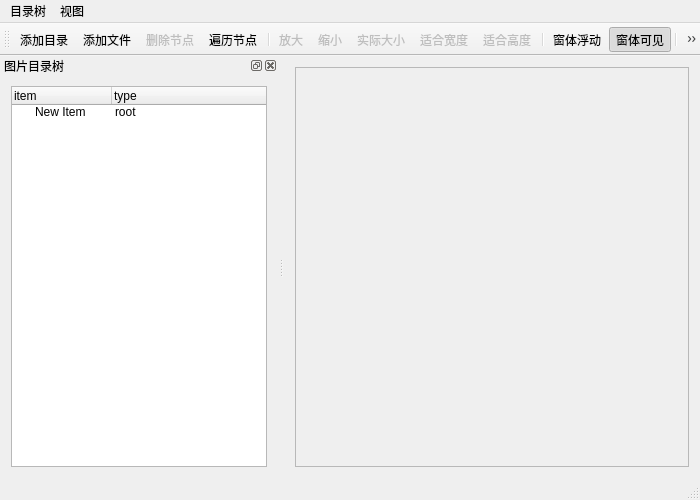
<?xml version="1.0" encoding="UTF-8"?>
<ui version="4.0">
 <class>MainWindow</class>
 <widget class="QMainWindow" name="MainWindow">
  <property name="geometry">
   <rect>
    <x>0</x>
    <y>0</y>
    <width>700</width>
    <height>500</height>
   </rect>
  </property>
  <property name="minimumSize">
   <size>
    <width>700</width>
    <height>500</height>
   </size>
  </property>
  <property name="windowTitle">
   <string>MainWindow</string>
  </property>
  <widget class="QWidget" name="centralWidget">
   <layout class="QGridLayout" name="gridLayout_2">
    <item row="0" column="0">
     <widget class="QScrollArea" name="scrollArea">
      <property name="widgetResizable">
       <bool>true</bool>
      </property>
      <property name="alignment">
       <set>Qt::AlignCenter</set>
      </property>
      <widget class="QWidget" name="scrollAreaWidgetContents">
       <property name="geometry">
        <rect>
         <x>0</x>
         <y>0</y>
         <width>417</width>
         <height>405</height>
        </rect>
       </property>
       <layout class="QGridLayout" name="gridLayout_3">
        <item row="0" column="0">
         <widget class="QLabel" name="label">
          <property name="text">
           <string/>
          </property>
          <property name="alignment">
           <set>Qt::AlignCenter</set>
          </property>
         </widget>
        </item>
       </layout>
      </widget>
     </widget>
    </item>
   </layout>
  </widget>
  <widget class="QMenuBar" name="menuBar">
   <property name="geometry">
    <rect>
     <x>0</x>
     <y>0</y>
     <width>700</width>
     <height>17</height>
    </rect>
   </property>
   <widget class="QMenu" name="menu">
    <property name="title">
     <string>目录树</string>
    </property>
    <addaction name="actAddFolder"/>
    <addaction name="actAddFiles"/>
    <addaction name="actScanItems"/>
    <addaction name="actDeleteItem"/>
    <addaction name="actQuit"/>
   </widget>
   <widget class="QMenu" name="menu_2">
    <property name="title">
     <string>视图</string>
    </property>
    <addaction name="actZoomIn"/>
    <addaction name="actZoomOut"/>
    <addaction name="actZoomRealSize"/>
    <addaction name="actZoomFitW"/>
    <addaction name="actZoomFitH"/>
    <addaction name="actDockVisible"/>
    <addaction name="actDockFloat"/>
   </widget>
   <addaction name="menu"/>
   <addaction name="menu_2"/>
  </widget>
  <widget class="QToolBar" name="mainToolBar">
   <property name="toolButtonStyle">
    <enum>Qt::ToolButtonTextUnderIcon</enum>
   </property>
   <attribute name="toolBarArea">
    <enum>TopToolBarArea</enum>
   </attribute>
   <attribute name="toolBarBreak">
    <bool>false</bool>
   </attribute>
   <addaction name="actAddFolder"/>
   <addaction name="actAddFiles"/>
   <addaction name="actDeleteItem"/>
   <addaction name="actScanItems"/>
   <addaction name="separator"/>
   <addaction name="actZoomIn"/>
   <addaction name="actZoomOut"/>
   <addaction name="actZoomRealSize"/>
   <addaction name="actZoomFitW"/>
   <addaction name="actZoomFitH"/>
   <addaction name="separator"/>
   <addaction name="actDockFloat"/>
   <addaction name="actDockVisible"/>
   <addaction name="separator"/>
   <addaction name="actQuit"/>
  </widget>
  <widget class="QStatusBar" name="statusBar"/>
  <widget class="QDockWidget" name="dockWidget">
   <property name="maximumSize">
    <size>
     <width>500</width>
     <height>524287</height>
    </size>
   </property>
   <property name="allowedAreas">
    <set>Qt::LeftDockWidgetArea|Qt::RightDockWidgetArea</set>
   </property>
   <property name="windowTitle">
    <string>图片目录树</string>
   </property>
   <attribute name="dockWidgetArea">
    <number>1</number>
   </attribute>
   <widget class="QWidget" name="dockWidgetContents">
    <layout class="QGridLayout" name="gridLayout">
     <item row="0" column="0">
      <widget class="QTreeWidget" name="treeWidget">
       <column>
        <property name="text">
         <string>item</string>
        </property>
       </column>
       <column>
        <property name="text">
         <string>type</string>
        </property>
       </column>
       <item>
        <property name="text">
         <string>New Item</string>
        </property>
        <property name="icon">
         <iconset resource="res.qrc">
          <normaloff>:/images/icons/folder1.bmp</normaloff>:/images/icons/folder1.bmp</iconset>
        </property>
        <property name="text">
         <string>root</string>
        </property>
       </item>
      </widget>
     </item>
    </layout>
   </widget>
  </widget>
  <action name="actAddFolder">
   <property name="icon">
    <iconset resource="res.qrc">
     <normaloff>:/images/icons/open3.bmp</normaloff>:/images/icons/open3.bmp</iconset>
   </property>
   <property name="text">
    <string>添加目录...</string>
   </property>
   <property name="toolTip">
    <string>添加目录</string>
   </property>
   <property name="shortcut">
    <string>Ctrl+F</string>
   </property>
  </action>
  <action name="actAddFiles">
   <property name="icon">
    <iconset resource="res.qrc">
     <normaloff>:/images/icons/824.bmp</normaloff>:/images/icons/824.bmp</iconset>
   </property>
   <property name="text">
    <string>添加文件...</string>
   </property>
   <property name="toolTip">
    <string>添加文件</string>
   </property>
   <property name="shortcut">
    <string>Ctrl+N</string>
   </property>
  </action>
  <action name="actZoomIn">
   <property name="enabled">
    <bool>false</bool>
   </property>
   <property name="icon">
    <iconset resource="res.qrc">
     <normaloff>:/images/icons/418.bmp</normaloff>:/images/icons/418.bmp</iconset>
   </property>
   <property name="text">
    <string>放大</string>
   </property>
   <property name="toolTip">
    <string>放大图片</string>
   </property>
   <property name="shortcut">
    <string>Ctrl+I</string>
   </property>
  </action>
  <action name="actZoomOut">
   <property name="enabled">
    <bool>false</bool>
   </property>
   <property name="icon">
    <iconset resource="res.qrc">
     <normaloff>:/images/icons/416.bmp</normaloff>:/images/icons/416.bmp</iconset>
   </property>
   <property name="text">
    <string>缩小</string>
   </property>
   <property name="toolTip">
    <string>缩小图片</string>
   </property>
   <property name="shortcut">
    <string>Ctrl+O</string>
   </property>
  </action>
  <action name="actZoomRealSize">
   <property name="enabled">
    <bool>false</bool>
   </property>
   <property name="icon">
    <iconset resource="res.qrc">
     <normaloff>:/images/icons/414.bmp</normaloff>:/images/icons/414.bmp</iconset>
   </property>
   <property name="text">
    <string>实际大小</string>
   </property>
   <property name="toolTip">
    <string>图片实际大小显示</string>
   </property>
  </action>
  <action name="actZoomFitW">
   <property name="enabled">
    <bool>false</bool>
   </property>
   <property name="icon">
    <iconset resource="res.qrc">
     <normaloff>:/images/icons/424.bmp</normaloff>:/images/icons/424.bmp</iconset>
   </property>
   <property name="text">
    <string>适合宽度</string>
   </property>
   <property name="toolTip">
    <string>适合宽度显示</string>
   </property>
   <property name="shortcut">
    <string>Ctrl+W</string>
   </property>
  </action>
  <action name="actDeleteItem">
   <property name="enabled">
    <bool>false</bool>
   </property>
   <property name="icon">
    <iconset resource="res.qrc">
     <normaloff>:/images/icons/delete1.bmp</normaloff>:/images/icons/delete1.bmp</iconset>
   </property>
   <property name="text">
    <string>删除节点</string>
   </property>
   <property name="toolTip">
    <string>删除节点</string>
   </property>
  </action>
  <action name="actQuit">
   <property name="icon">
    <iconset resource="res.qrc">
     <normaloff>:/images/icons/exit.bmp</normaloff>:/images/icons/exit.bmp</iconset>
   </property>
   <property name="text">
    <string>退出</string>
   </property>
   <property name="toolTip">
    <string>退出本系统</string>
   </property>
  </action>
  <action name="actZoomFitH">
   <property name="enabled">
    <bool>false</bool>
   </property>
   <property name="icon">
    <iconset resource="res.qrc">
     <normaloff>:/images/icons/426.bmp</normaloff>:/images/icons/426.bmp</iconset>
   </property>
   <property name="text">
    <string>适合高度</string>
   </property>
   <property name="shortcut">
    <string>Ctrl+H</string>
   </property>
  </action>
  <action name="actScanItems">
   <property name="icon">
    <iconset resource="res.qrc">
     <normaloff>:/images/icons/fold.bmp</normaloff>:/images/icons/fold.bmp</iconset>
   </property>
   <property name="text">
    <string>遍历节点</string>
   </property>
   <property name="toolTip">
    <string>遍历节点</string>
   </property>
  </action>
  <action name="actDockVisible">
   <property name="checkable">
    <bool>true</bool>
   </property>
   <property name="checked">
    <bool>true</bool>
   </property>
   <property name="icon">
    <iconset resource="res.qrc">
     <normaloff>:/images/icons/414.bmp</normaloff>:/images/icons/414.bmp</iconset>
   </property>
   <property name="text">
    <string>窗体可见</string>
   </property>
   <property name="toolTip">
    <string>窗体可见</string>
   </property>
  </action>
  <action name="actDockFloat">
   <property name="checkable">
    <bool>true</bool>
   </property>
   <property name="checked">
    <bool>false</bool>
   </property>
   <property name="icon">
    <iconset resource="res.qrc">
     <normaloff>:/images/icons/814.bmp</normaloff>:/images/icons/814.bmp</iconset>
   </property>
   <property name="text">
    <string>窗体浮动</string>
   </property>
   <property name="toolTip">
    <string>窗体浮动</string>
   </property>
  </action>
 </widget>
 <layoutdefault spacing="6" margin="11"/>
 <resources>
  <include location="res.qrc"/>
 </resources>
 <connections>
  <connection>
   <sender>actQuit</sender>
   <signal>triggered()</signal>
   <receiver>MainWindow</receiver>
   <slot>close()</slot>
   <hints>
    <hint type="sourcelabel">
     <x>-1</x>
     <y>-1</y>
    </hint>
    <hint type="destinationlabel">
     <x>324</x>
     <y>149</y>
    </hint>
   </hints>
  </connection>
 </connections>
</ui>
